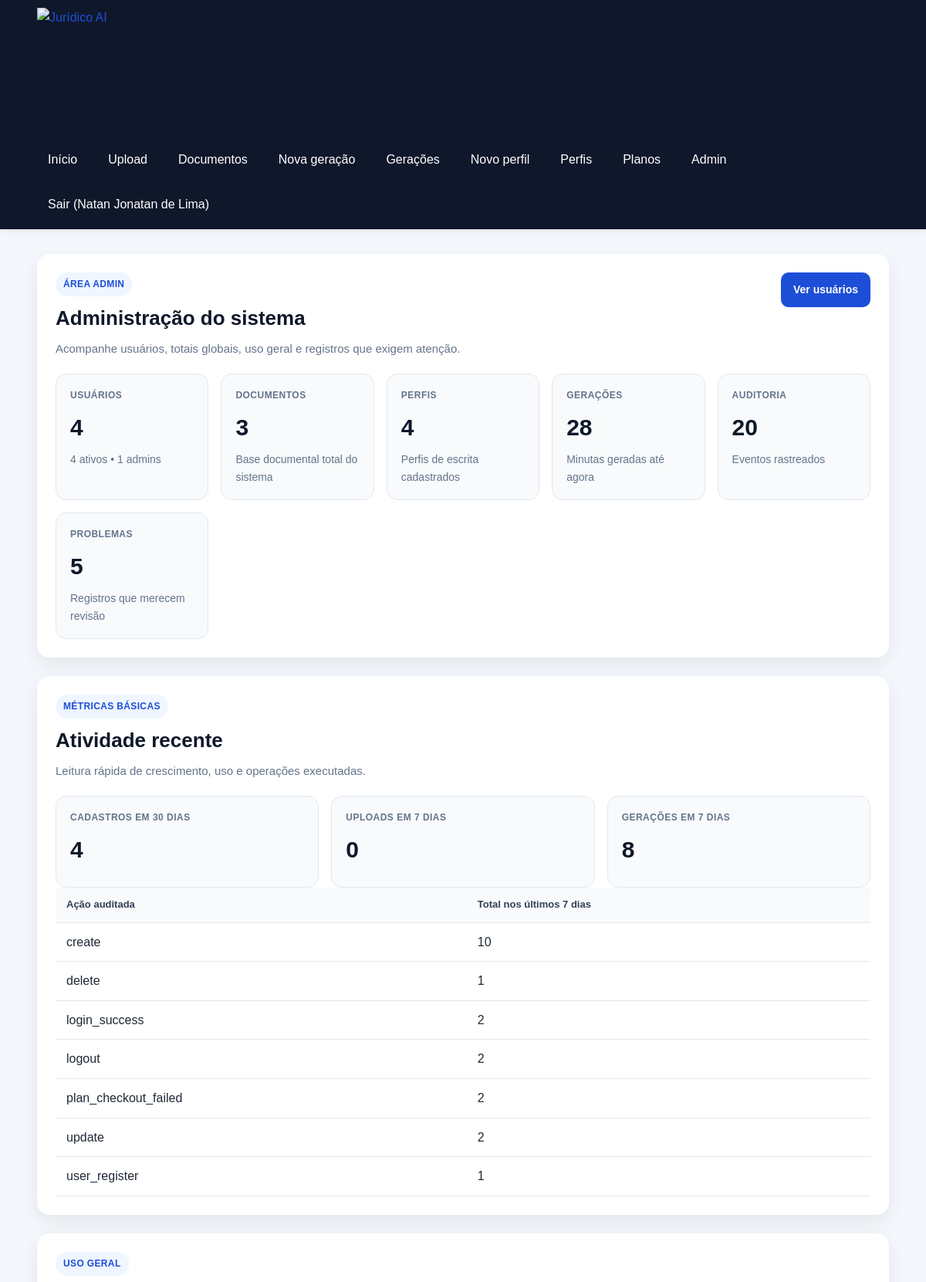
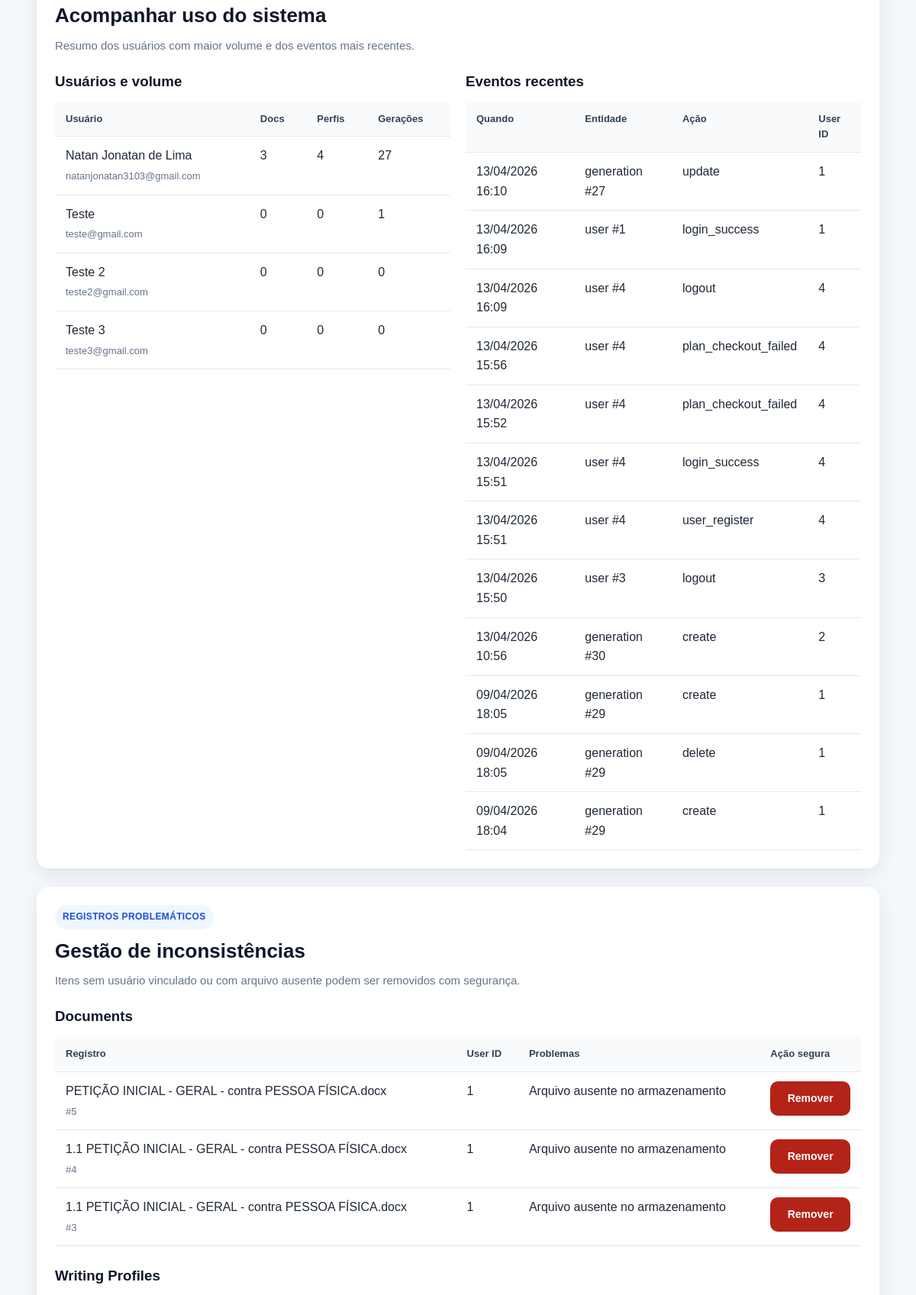
The page /admin (signed in, upper part) on the database its author committed (2 pictures, top to bottom).
### app/models/user.py (models this page shows, shortened)
class User(Base):
    __tablename__ = "users"
    id = Column(Integer, primary_key=True, index=True)
    full_name = Column(String(150), nullable=False)
    email = Column(String(255), nullable=False, unique=True, index=True)
    password_hash = Column(String(255), nullable=False)
    is_active = Column(Boolean, default=True, nullable=False)
    is_admin = Column(Boolean, default=False, nullable=False)
    plan_slug = Column(String(50), default="free", nullable=False, index=True)
    created_at = Column(DateTime, default=agora_brasil, nullable=False, index=True)
    updated_at = Column(DateTime, default=agora_brasil, onupdate=agora_brasil, nullable=False)

### app/models/audit_log.py (models this page shows, shortened)
class AuditLog(Base):
    __tablename__ = "audit_logs"
    id = Column(Integer, primary_key=True, index=True)
    user_id = Column(Integer, ForeignKey("users.id", ondelete="CASCADE"), nullable=True, index=True)
    entity_type = Column(String(50), nullable=False, index=True)
    entity_id = Column(Integer, nullable=False, index=True)
    action = Column(String(50), nullable=False, index=True)
    entity_version = Column(Integer, nullable=False, default=1)
    payload = Column(Text, nullable=False)
    created_at = Column(DateTime, default=agora_brasil, nullable=False, index=True)

### app/models/document.py (models this page shows, shortened)
class Document(Base):
    __tablename__ = "documents"
    id = Column(Integer, primary_key=True, index=True)
    original_filename = Column(String(255), nullable=False, index=True)
    saved_filename = Column(String(255), nullable=False)
    file_path = Column(String(500), nullable=False)
    file_type = Column(String(20), nullable=False, index=True)
    extracted_text = Column(Text, nullable=False)
    user_id = Column(Integer, ForeignKey("users.id", ondelete="CASCADE"), nullable=True, index=True)
    tags = Column(Text, nullable=True)
    is_favorite = Column(Boolean, default=False, nullable=False)
    status = Column(String(100), nullable=True)
    version = Column(Integer, default=1, nullable=False)
    created_at = Column(DateTime, default=agora_brasil, nullable=False)
    updated_at = Column(DateTime, default=agora_brasil, onupdate=agora_brasil, nullable=False)
    generations = relationship(
        "Generation",
        secondary=generation_documents,
        back_populates="documents",
        passive_deletes=True,
    )
    user = relationship("User", passive_deletes=True)

### app/routers/admin.py (the view)
@router.get("")
def admin_dashboard(
    request: Request,
    db: Session = Depends(get_db),
    admin: User = Depends(get_admin_user),
):
    totais = obter_totais_sistema(db)
    metricas = obter_metricas_basicas_admin(db)
    uso_geral = obter_uso_geral_sistema(db)
    problematicos = listar_registros_problematicos(db)
    totais_problematicos = sum(len(itens) for itens in problematicos.values())
    return templates.TemplateResponse(
        "admin_dashboard.html",
        {
            "request": request,
            "title": "Administração do sistema",
            "admin": admin,
            "totais": totais,
            "metricas": metricas,
            "uso_geral": uso_geral,
            "problematicos": problematicos,
            "totais_problematicos": totais_problematicos,
            "sucesso": request.query_params.get("sucesso"),
            "erro": request.query_params.get("erro"),
        },
    )

### app/templates/admin_dashboard.html (shortened to what this page needs)
{% extends "base.html" %}
{% block content %}
<section class="card">
    <div class="cabecalho-pagina">
        <div>
            <span class="etiqueta-secao">Área admin</span>
            <h2>Administração do sistema</h2>
            <p class="texto-suave">
                Acompanhe usuários, totais globais, uso geral e registros que exigem atenção.
            </p>
        </div>
        <div class="acoes-topo">
            <a class="botao" href="/admin/users">Ver usuários</a>
        </div>
    </div>
    <div class="admin-grid-resumo">
        <article class="admin-card-resumo">
            <span class="admin-card-label">Usuários</span>
            <strong>{{ totais.usuarios }}</strong>
            <p>{{ totais.usuarios_ativos }} ativos • {{ totais.admins }} admins</p>
        </article>
        <article class="admin-card-resumo">
            <span class="admin-card-label">Documentos</span>
            <strong>{{ totais.documentos }}</strong>
            <p>Base documental total do sistema</p>
        </article>
        <article class="admin-card-resumo">
            <span class="admin-card-label">Perfis</span>
            <strong>{{ totais.perfis }}</strong>
            <p>Perfis de escrita cadastrados</p>
        </article>
        <article class="admin-card-resumo">
            <span class="admin-card-label">Gerações</span>
            <strong>{{ totais.geracoes }}</strong>
            <p>Minutas geradas até agora</p>
        </article>
        <article class="admin-card-resumo">
            <span class="admin-card-label">Auditoria</span>
            <strong>{{ totais.auditorias }}</strong>
            <p>Eventos rastreados</p>
        </article>
        <article class="admin-card-resumo">
            <span class="admin-card-label">Problemas</span>
            <strong>{{ totais_problematicos }}</strong>
            <p>Registros que merecem revisão</p>
        </article>
    </div>
</section>
<section class="card">
    <div class="cabecalho-pagina">
        <div>
            <span class="etiqueta-secao">Métricas básicas</span>
            <h2>Atividade recente</h2>
            <p class="texto-suave">Leitura rápida de crescimento, uso e operações executadas.</p>
        </div>
    </div>
    <div class="admin-grid-resumo">
        <article class="admin-card-resumo">
            <span class="admin-card-label">Cadastros em 30 dias</span>
            <strong>{{ metricas.cadastros_30_dias }}</strong>
        </article>
        <article class="admin-card-resumo">
            <span class="admin-card-label">Uploads em 7 dias</span>
            <strong>{{ metricas.uploads_7_dias }}</strong>
        </article>
        <article class="admin-card-resumo">
            <span class="admin-card-label">Gerações em 7 dias</span>
            <strong>{{ metricas.geracoes_7_dias }}</strong>
        </article>
    </div>
    <div class="admin-table-wrapper">
        <table class="tabela-admin">
            <thead>
                <tr>
                    <th>Ação auditada</th>
                    <th>Total nos últimos 7 dias</th>
                </tr>
            </thead>
            <tbody>
                {% if metricas.acoes_auditoria_7_dias %}
                    {% for item in metricas.acoes_auditoria_7_dias %}
                        <tr>
                            <td>{{ item.acao }}</td>
                            <td>{{ item.total }}</td>
                        </tr>
                    {% endfor %}
                {% else %}
                    <tr>
                        <td colspan="2">Nenhuma atividade auditada recente.</td>
                    </tr>
                {% endif %}
            </tbody>
        </table>
    </div>
</section>
<section class="card">
    <div class="cabecalho-pagina">
        <div>
            <span class="etiqueta-secao">Uso geral</span>
            <h2>Acompanhar uso do sistema</h2>
            <p class="texto-suave">Resumo dos usuários com maior volume e dos eventos mais recentes.</p>
        </div>
    </div>
    <div class="admin-grid-duplo">
        <div>
            <h3 class="admin-subtitulo">Usuários e volume</h3>
            <div class="admin-table-wrapper">
                <table class="tabela-admin">
                    <thead>
                        <tr>
                            <th>Usuário</th>
                            <th>Docs</th>
                            <th>Perfis</th>
                            <th>Gerações</th>
                        </tr>
                    </thead>
                    <tbody>
                        {% for usuario in uso_geral.usuarios %}
                            <tr>
                                <td>{{ usuario.full_name }}<br><span class="texto-pequeno">{{ usuario.email }}</span></td>
                                <td>{{ usuario.documentos }}</td>
                                <td>{{ usuario.perfis }}</td>
                                <td>{{ usuario.geracoes }}</td>
                            </tr>
                        {% endfor %}
                    </tbody>
                </table>
            </div>
        </div>
        <div>
            <h3 class="admin-subtitulo">Eventos recentes</h3>
            <div class="admin-table-wrapper">
                <table class="tabela-admin">
                    <thead>
                        <tr>
                            <th>Quando</th>
                            <th>Entidade</th>
                            <th>Ação</th>
                            <th>User ID</th>
                        </tr>
                    </thead>
                    <tbody>
                        {% if uso_geral.eventos_recentes %}
                            {% for evento in uso_geral.eventos_recentes %}
                                <tr>
                                    <td>{{ evento.created_at.strftime("%d/%m/%Y %H:%M") if evento.created_at else "-" }}</td>
                                    <td>{{ evento.entity_type }} #{{ evento.entity_id }}</td>
                                    <td>{{ evento.action }}</td>
                                    <td>{{ evento.user_id or "-" }}</td>
                                </tr>
                            {% endfor %}
                        {% else %}
                            <tr>
                                <td colspan="4">Nenhum evento recente.</td>
                            </tr>
                        {% endif %}
                    </tbody>
                </table>
            </div>
        </div>
    </div>
</section>
<section class="card">
    <div class="cabecalho-pagina">
        <div>
            <span class="etiqueta-secao">Registros problemáticos</span>
            <h2>Gestão de inconsistências</h2>
            <p class="texto-suave">Itens sem usuário vinculado ou com arquivo ausente podem ser removidos com segurança.</p>
        </div>
    </div>
    {% for chave, itens in problematicos.items() %}
        <div class="admin-problemas-bloco">
            <h3 class="admin-subtitulo">{{ chave.replace("_", " ").title() }}</h3>
            <div class="admin-table-wrapper">
                <table class="tabela-admin">
                    <thead>
                        <tr>
                            <th>Registro</th>
                            <th>User ID</th>
                            <th>Problemas</th>
                            <th>Ação segura</th>
                        </tr>
                    </thead>
                    <tbody>
                        {% if itens %}
                            {% for item in itens %}
                                <tr>
                                    <td>{{ item.label }}<br><span class="texto-pequeno">#{{ item.id }}</span></td>
                                    <td>{{ item.user_id or "-" }}</td>
                                    <td>{{ item.problemas | join(", ") }}</td>
                                    <td>
                                        <form method="post" action="/admin/problem-records/{{ item.entity_type }}/{{ item.id }}/delete" data-confirm-action data-confirm-title="Remover registro problemático" data-confirm-message="Essa ação removerá definitivamente o registro inconsistente. Deseja continuar?">
                                            <button type="submit" class="botao-perigo">Remover</button>
                                        </form>
                                    </td>
                                </tr>
                            {% endfor %}
                        {% else %}
                            <tr>
                                <td colspan="4">Nenhum problema encontrado nessa categoria.</td>
                            </tr>
                        {% endif %}
                    </tbody>
                </table>
            </div>
        </div>
    {% endfor %}
</section>
{% endblock %}

### app/templates/base.html (shortened to what this page needs)
<!DOCTYPE html>
<html lang="pt-BR">
<head>
    <link rel="stylesheet" href="{{ url_for('static', path='css/style.css') }}?v=7.8">
</head>
<body>
    <header class="topo">
        <div class="container topo-conteudo">
            <a href="/" class="marca-link" aria-label="Ir para a página inicial do Jurídico AI">
                <img
                    src="{{ url_for('static', path='img/logo-juridico-ai-sem-fundo.png') }}"
                    alt="Jurídico AI"
                    class="logo-juridico"
                >
            </a>
            <nav class="menu">
                <a href="/">Início</a>
                <a href="/documents/upload">Upload</a>
                <a href="/documents">Documentos</a>
                <a href="/generations/create">Nova geração</a>
                <a href="/generations">Gerações</a>
                <a href="/writing-profiles/create">Novo perfil</a>
                <a href="/writing-profiles">Perfis</a>
                <a href="/plans">Planos</a>
                {% if request.session.get("is_admin") %}
                <a href="/admin">Admin</a>
                {% endif %}
                {% if request.session.get("user_id") %}
                <form method="post" action="/auth/logout" class="menu-logout-form">
                    <button type="submit" class="menu-logout-button">
                        Sair{% if request.session.get("user_name") %} ({{ request.session.get("user_name") }}){% endif %}
                    </button>
                </form>
                {% endif %}
            </nav>
        </div>
    </header>
    <main class="container pagina-conteudo">
        {% block content %}{% endblock %}
    </main>
</body>
</html>

### rows shown on the page
User: session.get "Natan Jonatan de Lima", full_name "Natan Jonatan de Lima", email "natanjonatan3103@gmail.com", documentos "3", perfis "4", geracoes "27"
AuditLog: acao "delete", total "1", created_at "09/04/2026 18:05", entity_type "generation", entity_id "29", action "delete", user "1"
AuditLog: acao "user_register", total "1", created_at "13/04/2026 15:51", entity_type "user", entity_id "4", action "user_register", user "4"
User: full_name "Teste", email "teste@gmail.com", documentos "0", perfis "0", geracoes "1"
User: full_name "Teste 2", email "teste2@gmail.com", documentos "0", perfis "0", geracoes "0"
User: full_name "Teste 3", email "teste3@gmail.com", documentos "0", perfis "0", geracoes "0"
AuditLog: created_at "13/04/2026 16:10", entity_type "generation", entity_id "27", action "update", user "1"
AuditLog: created_at "13/04/2026 16:09", entity_type "user", entity_id "1", action "login_success", user "1"
AuditLog: created_at "13/04/2026 16:09", entity_type "user", entity_id "4", action "logout", user "4"
AuditLog: created_at "13/04/2026 15:56", entity_type "user", entity_id "4", action "plan_checkout_failed", user "4"
AuditLog: created_at "13/04/2026 15:52", entity_type "user", entity_id "4", action "plan_checkout_failed", user "4"
AuditLog: created_at "13/04/2026 15:51", entity_type "user", entity_id "4", action "login_success", user "4"
AuditLog: created_at "13/04/2026 15:50", entity_type "user", entity_id "3", action "logout", user "3"
AuditLog: created_at "13/04/2026 10:56", entity_type "generation", entity_id "30", action "create", user "2"
AuditLog: created_at "09/04/2026 18:05", entity_type "generation", entity_id "29", action "create", user "1"
AuditLog: created_at "09/04/2026 18:04", entity_type "generation", entity_id "29", action "create", user "1"
Document: label "PETIÇÃO INICIAL - GERAL - contra PESSOA FÍSICA.docx", id "5", user_id "1", problemas "Arquivo ausente no armazenamento"
Document: label "1.1 PETIÇÃO INICIAL - GERAL - contra PESSOA FÍSICA.docx", id "4", user_id "1", problemas "Arquivo ausente no armazenamento"
Document: label "1.1 PETIÇÃO INICIAL - GERAL - contra PESSOA FÍSICA.docx", id "3", user_id "1", problemas "Arquivo ausente no armazenamento"

### other values the page prints
{{ totais.usuarios }} "4"
{{ totais.usuarios_ativos }} "4"
{{ totais.admins }} "1"
{{ totais.documentos }} "3"
{{ totais.perfis }} "4"
{{ totais.geracoes }} "28"
{{ totais.auditorias }} "20"
{{ totais_problematicos }} "5"
{{ metricas.cadastros_30_dias }} "4"
{{ metricas.uploads_7_dias }} "0"
{{ metricas.geracoes_7_dias }} "8"
{{ item.acao }} "create" "login_success" "logout" "plan_checkout_failed" "update"
{{ item.total }} "10" "2" "2" "2" "2"
{{ chave.replace("_", " ").title() }} "Documents" "Writing Profiles"
